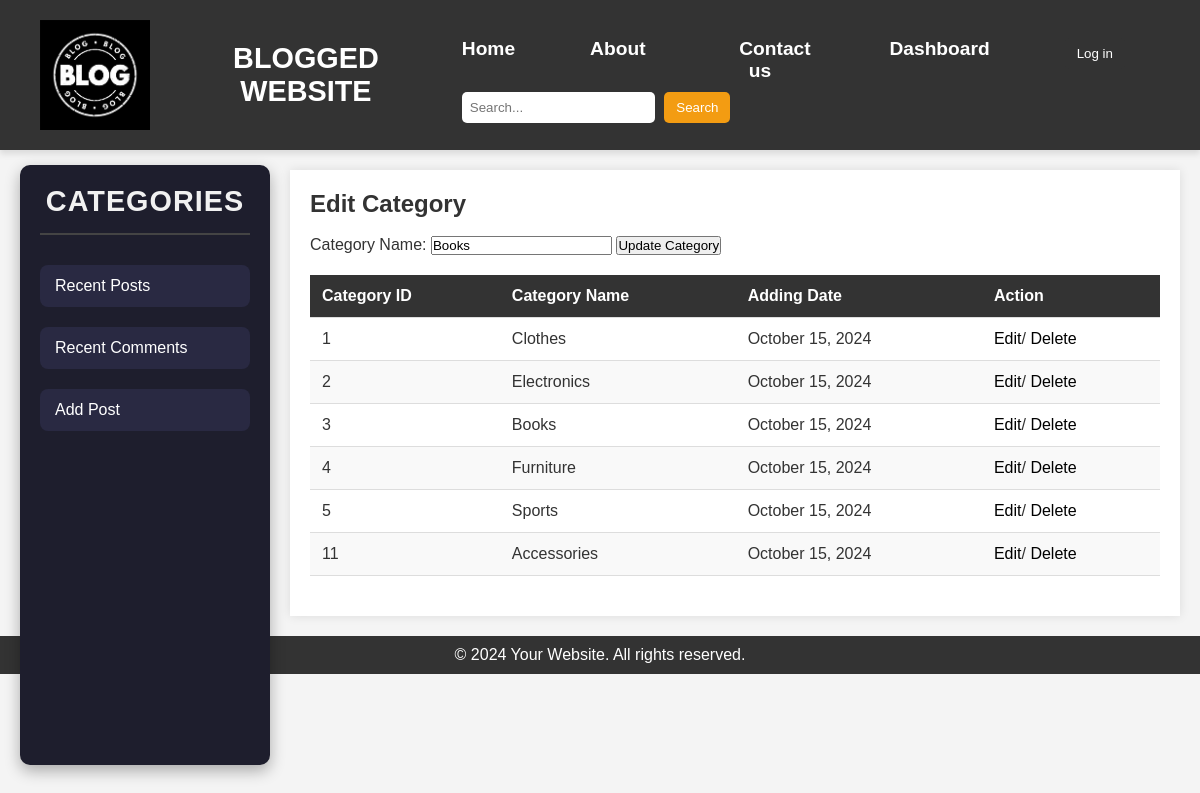
Page /dashboard/addcategory.php?lag=1&eid=3 on the committed database.
### tables this page shows
CREATE TABLE `categories` (
  `cid` int(11) NOT NULL,
  `category_name` varchar(100) NOT NULL,
  `description` text DEFAULT NULL,
  `created_at` timestamp NOT NULL DEFAULT current_timestamp(),
  `updated_at` timestamp NOT NULL DEFAULT current_timestamp() ON UPDATE current_timestamp()
);

### class/loginc.php (called while the page is built, shortened)
<?php
class User {
    private $conn;
    public function __construct($dbConnection) {
        $this->conn = $dbConnection;
    }
            ?>
            <?php
    public function getcategory($id = null)
    {
        if ($id) {
            $query = "SELECT * FROM categories WHERE cid = $id";
            $result = $this->conn->query($query);
            if ($result && $result->num_rows > 0) {
                return $result->fetch_assoc();
            } else {
                return null;
            }
        } else {
            $query = "SELECT * FROM categories";
            $result = $this->conn->query($query);
            if ($result) {
                $data = [];
                while ($category = $result->fetch_assoc()) {
                    $data[] = $category;
                }
                return $data;
            } else {
                return [];
            }
        }
    }
}
?>

### dashboard/addcategory.php (the view, shortened to what this page needs)
<?php
include("../common/connection.php");
include('../class/loginc.php');
$obb = new User($connect);
$category = "";
$action = "add";
$buttonLabel = "Add Category";
if (isset($_GET['eid'])) {
    $id = $_GET['eid'];
    $user = $obb->getcategory($id);
    if ($user) {
        $category = $user['category_name'];
        $action = "edit";
        $buttonLabel = "Update Category";
    } else {
        header('Location: addcategory.php?lag=1&msg=Error loading category.');
        exit();
    }
}
?>
<!DOCTYPE html>
<html lang="en">
<head>
    <link rel="stylesheet" href="../css/styles.css?v=1.3">
    <link rel="stylesheet" href="../css/dashboard.css?v=1.1">
    <link rel="stylesheet" href="https://cdnjs.cloudflare.com/ajax/libs/font-awesome/6.0.0-beta3/css/all.min.css">
</head>
<body>
<header>
    <?php include("header.php"); ?>
</header>
    <div class="container">
        <?php include('../common/category.php'); ?>
        <main class="content">
            <h2><?php echo ($action === 'edit') ? 'Edit Category' : 'Add New Category'; ?></h2><br>
            <div class="add-category-form">
                <form action="addcategory.php<?php echo ($action === 'edit') ? '?eid=' . $_GET['eid'] : ''; ?>" method="POST">
                    <label for="category_name">Category Name:</label>
                    <input type="text" id="category_name" name="category" value="<?php echo htmlspecialchars($category); ?>" required>
                    <button type="submit"><?php echo $buttonLabel; ?></button>
                </form>
            </div>
            <table>
                <thead>
                    <tr>
                        <th>Category ID</th>
                        <th>Category Name</th>
                        <th>Adding Date</th>
                        <th>Action</th>
                    </tr>
                </thead>
                <tbody>
                    <?php
                    $data = $obb->getcategory();
                    foreach ($data as $user) {
                        echo "<tr>
                                <td>{$user['cid']}</td>
                                <td>{$user['category_name']}</td>
                                <td>" . date('F d, Y', strtotime($user['created_at'])) . "</td>
                                <td>
                                    <div class='action-buttons'>
                                        <a href='addcategory.php?lag=1&eid=" . $user['cid'] . "' class='edit-btn'>Edit</a>/
                                        <a href='addcategory.php?lag=1&did=" . $user['cid'] . "' class='delete-btn'>Delete</a>
                                    </div>
                                </td>
                              </tr>";
                    } ?>
                </tbody>
            </table>
        </main>
    </div>
    <?php include('../common/footer.php'); ?>
</body>
</html>

### css/styles.css (style rules this page uses)
* { margin: 0; padding: 0; box-sizing: border-box; }
body { font-family: Arial, sans-serif; background-color: #f4f4f4; color: #333; }
header { background-color: #222; color: white; padding: 15px 0; position: sticky; top: 0; width: 100%; z-index: 1000; box-shadow: 0 4px 6px rgba(0, 0, 0, 0.1); }
.container { display: flex; margin: 20px; }
.content { margin-left: 270px; width: calc(100% - 270px); padding: 20px; background-color: white; box-shadow: 0 0 10px rgba(0, 0, 0, 0.1); }

### css/dashboard.css (style rules this page uses)
body { font-family: Arial, sans-serif; margin: 0; padding: 0; background-color: #f4f4f4; }
header { background: #333; color: #fff; padding: 20px; text-align: center; }
table { width: 100%; border-collapse: collapse; margin: 20px 0; font-size: 1em; text-align: left; }
th, td { padding: 12px; border-bottom: 1px solid #ddd; }
th { background-color: #333; color: #fff; }
tr:nth-child(even) { background-color: #f9f9f9; }
table tr td a { text-decoration:none; color:black; }

### rows in the picture
categories: category "Books", cid "3", category_name "Books", created_at "October 15, 2024"
categories: cid "1", category_name "Clothes", created_at "October 15, 2024"
categories: cid "2", category_name "Electronics", created_at "October 15, 2024"
categories: cid "4", category_name "Furniture", created_at "October 15, 2024"
categories: cid "5", category_name "Sports", created_at "October 15, 2024"
categories: cid "11", category_name "Accessories", created_at "October 15, 2024"

### other values in the picture
$buttonLabel "Update Category"
